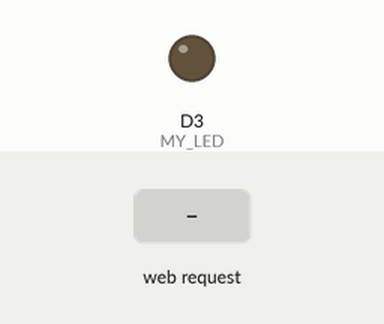
This sketch was run on a simulated ESP8266 (NodeMCU). Parts: output pins drawn as LEDs (lit = HIGH). The test bench sets the inputs (shaded band). WiFi joins after 1.5 s; servers stay silent unless stated; what the sketch prints to the serial monitor is not drawn.

Above: at 2.7 s.
2.8 s: HTTP request GET /LED=ON received
At 4.0 s:
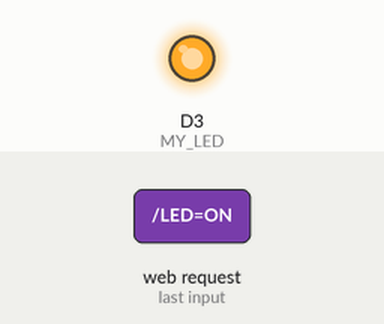
4.3 s: HTTP request GET /LED=OFF received
At 5.1 s:
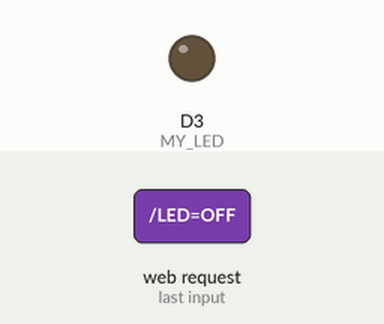
Timing chart, 0 to 7.3 s (numbered marks = the images above; inputs shaded):
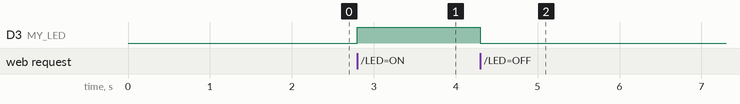

Measured:
- after the input at 2.8 s, D3 (MY_LED): LOW → HIGH at once
- after the input at 4.3 s, D3 (MY_LED): HIGH → LOW at once

The sketch:

led_webserver.ino
```cpp
// https://iotdesignpro.com/projects/esp8266-based-webserver-to-control-led-from-webpage
#include <ESP8266WiFi.h>

const int SERVER_PORT = 9612;
WiFiServer server(SERVER_PORT); // Класс нашего Wi-Fi сервера на порту 9612
const char* WIFI_SSID = "IIR_WiFi";
const char* WIFI_PASS = "deeprobotics";

// Имя "LED", походу, используется встроенным светодиодом, и это и вызывало конфликт!
int MY_LED = D3; // Номер порта (D3, согласно распиновке, это GPIO0)


// Особая функция для Arduino, сработает при первом запуске!
// Здесь мы подключаемся к Wi-Fi и запускаем на нём свой сервер
void setup() {
    Serial.begin(9600); // Монитор порта -> 9600 бод
    // (значение по умолчанию, можно и другое использовать)

    pinMode(MY_LED, OUTPUT); // Устанавалиаем режим порта на выход

    Serial.print("Connecting to the Network");
    WiFi.begin(WIFI_SSID, WIFI_PASS);

    while (WiFi.status() != WL_CONNECTED) {
        delay(500);
        Serial.print(".");
    }


    Serial.println("");
    Serial.println("Wi-Fi connected");
    server.begin(); // Запуск сервера
    Serial.println("Server started");

    Serial.print("Copy and paste the following URL: ");
    Serial.print(WiFi.localIP());
    Serial.print(":");
    Serial.print(SERVER_PORT);
    Serial.println("");
}


// Особая функция для Arduino, работает в бесконечном цикле!
// Тут мы отправляем веб-страницу клиенту и управляем состоянием светодиода
void loop() {
    WiFiClient client = server.available();

    if (!client) { return; }

    Serial.println("Waiting for new client");
    while(!client.available()) { delay(1); }

    String request = client.readStringUntil('\r');
    Serial.println(request);
    client.flush();


    int value = LOW; // LOW -- низкое напряжение (по сути выкл)

    if (request.indexOf("/LED=ON") != -1) {
        value = HIGH; // HIGH -- высокое напряжение (по сути вкл)
    }
    if (request.indexOf("/LED=OFF") != -1) {
        value = LOW; // LOW -- низкое напряжение (по сути выкл)
    }

    digitalWrite(MY_LED, value); // Включаем/Выключаем светодиод


    client.println("HTTP/1.1 200 OK"); // Стартовая строка
    client.println("Content-Type: text/html; charset=utf-8"); // Формат и кодировка
    client.println("Connection: close"); // Закрыть сессию после ответа
    client.println(""); // Пустая строка отделяет тело сообщения

    client.println("<!DOCTYPE HTML>"); // Далее и до конца, собственно, HTML-код
    client.println("<html>");

    client.print(" Состояние питания светодиода: ");
    if (value == HIGH) { client.print("<b>ВКЛ</b>"); }
    else { client.print("<b>ВЫКЛ</b>"); }

    client.println("<br><br>");
    client.println("<a href=\"/LED=ON\"\"><button>Включить</button></a>");
    client.println("<a href=\"/LED=OFF\"\"><button>Выключить</button></a><br />");
    client.println("</html>");

    delay(1);
    Serial.println("Client disonnected");
    Serial.println("");
}
```
